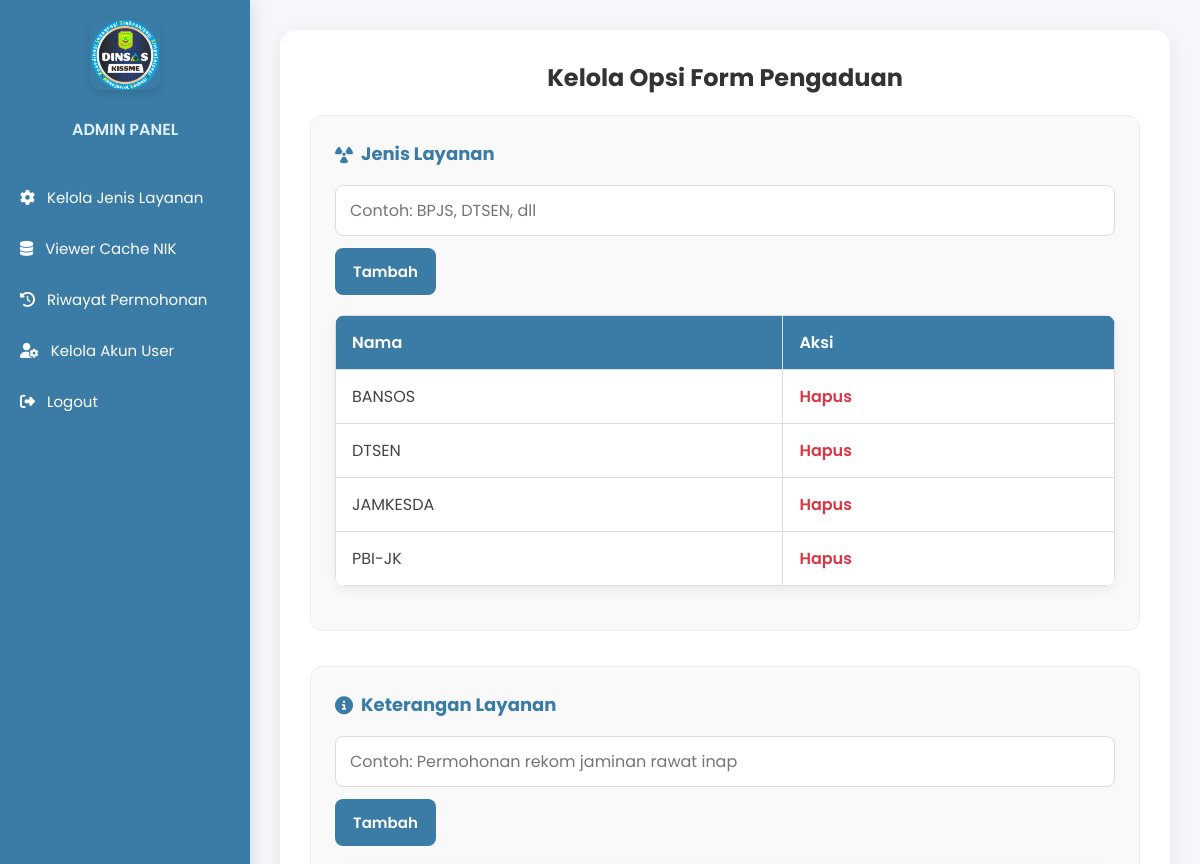
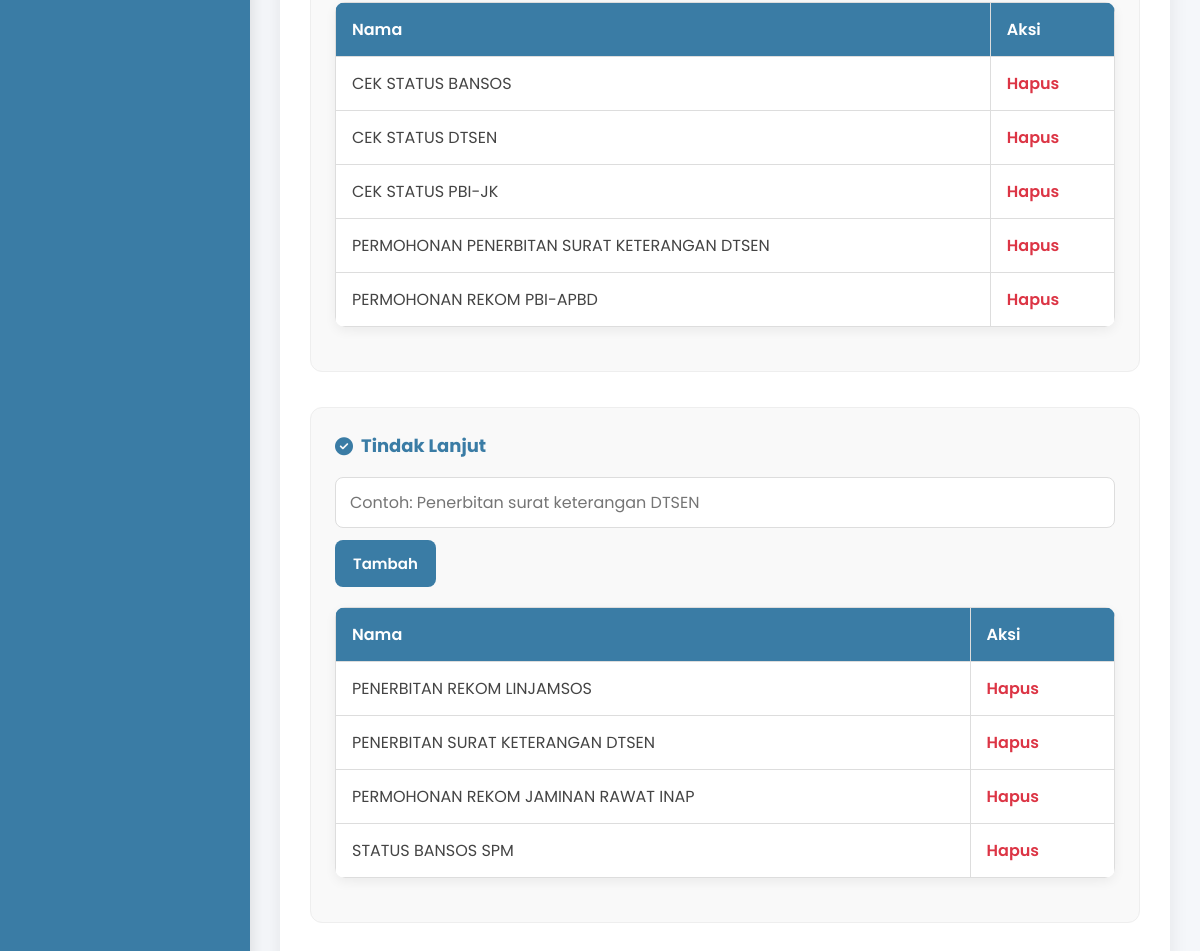
Page /kelola_jenis_layanan.php (signed in) on the committed database (2 pictures, top to bottom).
### tables this page shows
CREATE TABLE `jenis_layanan` (
  `id` int(11) NOT NULL,
  `nama` varchar(50) NOT NULL
);

CREATE TABLE `keterangan_layanan` (
  `id` int(11) NOT NULL,
  `nama` varchar(100) NOT NULL
);

CREATE TABLE `tindak_lanjut` (
  `id` int(11) NOT NULL,
  `nama` varchar(100) NOT NULL
);

### kelola_jenis_layanan.php (the view, shortened to what this page needs)
<?php
include 'db.php';
?>
<!DOCTYPE html>
<html lang="id">
<head>
    <link rel="stylesheet" href="https://cdnjs.cloudflare.com/ajax/libs/font-awesome/6.4.0/css/all.min.css" />
</head>
<body>
    <div class="sidebar" id="sidebar">
        <div class="sidebar-logo">
            <img src="images/kissme.png" alt="Logo Dinas Sosial">
        </div>
        <div class="sidebar-title">ADMIN PANEL</div>
        <a href="kelola_jenis_layanan.php" class="active"><i class="fas fa-cog"></i> Kelola Jenis Layanan</a>
        <a href="admin_nik_cache.php"><i class="fas fa-database"></i> Viewer Cache NIK</a>
        <a href="riwayat_admin.php" class="active"><i class="fas fa-history"></i> Riwayat Permohonan</a>
        <a href="kelola_akun.php"><i class="fas fa-user-cog"></i> Kelola Akun User</a>
        <a href="logout.php"><i class="fas fa-sign-out-alt"></i> Logout</a>
    </div>
    <div class="main-content" id="main-content">
        <div class="container">
            <h2>Kelola Opsi Form Pengaduan</h2>
            <div class="form-tambah">
                <h3><i class="fas fa-radiation"></i> Jenis Layanan</h3>
                <form method="POST">
                    <input type="text" name="nama" placeholder="Contoh: BPJS, DTSEN, dll" required>
                    <button type="submit">Tambah</button>
                </form>
                <div class="table-container">
                    <table>
                        <thead>
                            <tr>
                                <th>Nama</th>
                                <th>Aksi</th>
                            </tr>
                        </thead>
                        <tbody>
                            <?php
                            $res = mysqli_query($conn, "SELECT * FROM jenis_layanan ORDER BY nama");
                            while ($r = mysqli_fetch_assoc($res)) {
                                echo "<tr>
                                        <td>" . htmlspecialchars($r['nama']) . "</td>
                                        <td>
                                            <a href='?hapus=1&id=" . (int)$r['id'] . "&t=layanan'
                                               onclick=\"return confirm('Yakin ingin menghapus?')\">
                                                Hapus
                                            </a>
                                        </td>
                                      </tr>";
                            }
                            ?>
                        </tbody>
                    </table>
                </div>
            </div>
            <div class="form-tambah">
                <h3><i class="fas fa-info-circle"></i> Keterangan Layanan</h3>
                <form method="POST">
                    <input type="text" name="nama" placeholder="Contoh: Permohonan rekom jaminan rawat inap" required>
                    <button type="submit">Tambah</button>
                </form>
                <div class="table-container">
                    <table>
                        <thead>
                            <tr>
                                <th>Nama</th>
                                <th>Aksi</th>
                            </tr>
                        </thead>
                        <tbody>
                            <?php
                            $res = mysqli_query($conn, "SELECT * FROM keterangan_layanan ORDER BY nama");
                            while ($r = mysqli_fetch_assoc($res)) {
                                echo "<tr>
                                        <td>" . htmlspecialchars($r['nama']) . "</td>
                                        <td>
                                            <a href='?hapus=1&id=" . (int)$r['id'] . "&t=keterangan'
                                               onclick=\"return confirm('Yakin ingin menghapus?')\">
                                                Hapus
                                            </a>
                                        </td>
                                      </tr>";
                            }
                            ?>
                        </tbody>
                    </table>
                </div>
            </div>
            <div class="form-tambah">
                <h3><i class="fas fa-check-circle"></i> Tindak Lanjut</h3>
                <form method="POST">
                    <input type="text" name="nama" placeholder="Contoh: Penerbitan surat keterangan DTSEN" required>
                    <button type="submit">Tambah</button>
                </form>
                <div class="table-container">
                    <table>
                        <thead>
                            <tr>
                                <th>Nama</th>
                                <th>Aksi</th>
                            </tr>
                        </thead>
                        <tbody>
                            <?php
                            $res = mysqli_query($conn, "SELECT * FROM tindak_lanjut ORDER BY nama");
                            while ($r = mysqli_fetch_assoc($res)) {
                                echo "<tr>
                                        <td>" . htmlspecialchars($r['nama']) . "</td>
                                        <td>
                                            <a href='?hapus=1&id=" . (int)$r['id'] . "&t=tindaklanjut'
                                               onclick=\"return confirm('Yakin ingin menghapus?')\">
                                                Hapus
                                            </a>
                                        </td>
                                      </tr>";
                            }
                            ?>
                        </tbody>
                    </table>
                </div>
            </div>
        </div>
    </div>
</body>
</html>

### kelola_jenis_layanan.php (style rules this page uses)
* { margin: 0; padding: 0; box-sizing: border-box; font-family: 'Poppins', sans-serif; }
body { background: #f5f7fa; color: #444; min-height: 100vh; overflow-x: hidden; }
.sidebar { width: 250px; background: #3a7ca5; color: white; padding: 20px 0; display: flex; flex-direction: column; box-shadow: 3px 0 15px rgba(0,0,0,0.1); position: fixed; height: 100%; z-index: 1000; transition: transform 0.3s ease; top: 0; left: 0; }
.sidebar-logo { text-align: center; margin-bottom: 20px; }
.sidebar-logo img { width: 70px; height: 70px; object-fit: contain; border-radius: 10px; box-shadow: 0 4px 8px rgba(0,0,0,0.1); }
.sidebar-title { text-align: center; font-size: 16px; font-weight: 600; margin-bottom: 30px; padding: 0 20px; color: #e0f0ff; }
.sidebar a { padding: 14px 20px; text-decoration: none; color: white; font-size: 15px; transition: all 0.3s ease; display: flex; align-items: center; gap: 12px; }
.main-content { margin-left: 250px; padding: 30px; transition: margin-left 0.3s ease; }
.container { max-width: 900px; margin: 0 auto; background: white; padding: 30px; border-radius: 16px; box-shadow: 0 6px 20px rgba(0,0,0,0.08); }
h2 { font-size: 24px; color: #333; margin-bottom: 20px; text-align: center; }
.form-tambah { margin-bottom: 35px; padding: 24px; border: 1px solid #eee; border-radius: 12px; background: #f9f9f9; }
.form-tambah h3 { margin-bottom: 18px; color: #3a7ca5; font-size: 18px; display: flex; align-items: center; gap: 8px; }
.form-tambah input[type="text"] { width: 100%; padding: 12px 14px; border: 1px solid #ddd; border-radius: 8px; margin-bottom: 12px; font-size: 16px; background: #fff; transition: border 0.3s; }
.form-tambah button { background: #3a7ca5; color: white; border: none; padding: 12px 18px; border-radius: 8px; cursor: pointer; font-size: 15px; font-weight: 600; transition: background 0.3s, transform 0.2s; }
.table-container { overflow-x: auto; -webkit-overflow-scrolling: touch; margin: 20px 0; border-radius: 10px; box-shadow: 0 4px 12px rgba(0,0,0,0.06); }
table { width: 100%; border-collapse: collapse; min-width: 500px; background: white; }
th, td { border: 1px solid #ddd; padding: 14px 16px; text-align: left; }
th { background: #3a7ca5; color: white; font-weight: 600; }
td a { color: #dc3545; text-decoration: none; font-weight: 600; transition: color 0.3s; }

### rows in the picture
jenis_layanan: nama "BANSOS"
jenis_layanan: nama "DTSEN"
jenis_layanan: nama "JAMKESDA"
jenis_layanan: nama "PBI-JK"
keterangan_layanan: nama "CEK STATUS BANSOS"
keterangan_layanan: nama "CEK STATUS DTSEN"
keterangan_layanan: nama "CEK STATUS PBI-JK"
keterangan_layanan: nama "PERMOHONAN PENERBITAN SURAT KETERANGAN DTSEN"
keterangan_layanan: nama "PERMOHONAN REKOM PBI-APBD"
tindak_lanjut: nama "PENERBITAN REKOM LINJAMSOS"
tindak_lanjut: nama "PENERBITAN SURAT KETERANGAN DTSEN"
tindak_lanjut: nama "PERMOHONAN REKOM JAMINAN RAWAT INAP"
tindak_lanjut: nama "STATUS BANSOS SPM"
